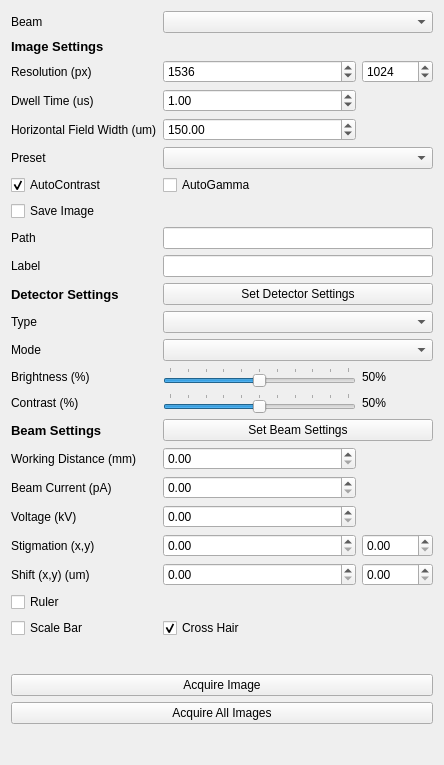
<?xml version="1.0" encoding="UTF-8"?>
<ui version="4.0">
 <class>Form</class>
 <widget class="QWidget" name="Form">
  <property name="geometry">
   <rect>
    <x>0</x>
    <y>0</y>
    <width>444</width>
    <height>765</height>
   </rect>
  </property>
  <property name="windowTitle">
   <string>Form</string>
  </property>
  <layout class="QGridLayout" name="gridLayout">
   <item row="27" column="0" colspan="3">
    <widget class="QPushButton" name="pushButton_take_all_images">
     <property name="text">
      <string>Acquire All Images</string>
     </property>
    </widget>
   </item>
   <item row="15" column="1">
    <widget class="QSlider" name="detector_brightness_slider">
     <property name="maximum">
      <number>100</number>
     </property>
     <property name="sliderPosition">
      <number>50</number>
     </property>
     <property name="orientation">
      <enum>Qt::Horizontal</enum>
     </property>
     <property name="invertedAppearance">
      <bool>false</bool>
     </property>
     <property name="tickPosition">
      <enum>QSlider::TicksAbove</enum>
     </property>
     <property name="tickInterval">
      <number>10</number>
     </property>
    </widget>
   </item>
   <item row="16" column="0">
    <widget class="QLabel" name="label_5">
     <property name="text">
      <string>Contrast (%)</string>
     </property>
    </widget>
   </item>
   <item row="19" column="1">
    <widget class="QDoubleSpinBox" name="beam_current">
     <property name="maximum">
      <double>1000.000000000000000</double>
     </property>
    </widget>
   </item>
   <item row="18" column="0">
    <widget class="QLabel" name="label_7">
     <property name="text">
      <string>Working Distance (mm)</string>
     </property>
    </widget>
   </item>
   <item row="17" column="1" colspan="2">
    <widget class="QPushButton" name="button_set_beam_settings">
     <property name="text">
      <string>Set Beam Settings</string>
     </property>
    </widget>
   </item>
   <item row="11" column="0">
    <widget class="QLabel" name="label_image_label">
     <property name="text">
      <string>Label</string>
     </property>
    </widget>
   </item>
   <item row="15" column="2">
    <widget class="QLabel" name="detector_brightness_label">
     <property name="text">
      <string>50%</string>
     </property>
    </widget>
   </item>
   <item row="23" column="1" colspan="2">
    <widget class="QLabel" name="ion_ruler_label">
     <property name="text">
      <string/>
     </property>
    </widget>
   </item>
   <item row="15" column="0">
    <widget class="QLabel" name="label_4">
     <property name="text">
      <string>Brightness (%)</string>
     </property>
    </widget>
   </item>
   <item row="10" column="0">
    <widget class="QLabel" name="label_image_save_path">
     <property name="text">
      <string>Path</string>
     </property>
    </widget>
   </item>
   <item row="4" column="0">
    <widget class="QLabel" name="label_image_resolution">
     <property name="text">
      <string>Resolution (px)</string>
     </property>
    </widget>
   </item>
   <item row="26" column="0" colspan="3">
    <widget class="QPushButton" name="pushButton_take_image">
     <property name="text">
      <string>Acquire Image</string>
     </property>
    </widget>
   </item>
   <item row="7" column="0">
    <widget class="QLabel" name="label_presets">
     <property name="text">
      <string>Preset</string>
     </property>
    </widget>
   </item>
   <item row="20" column="1">
    <widget class="QDoubleSpinBox" name="beam_voltage">
     <property name="maximum">
      <double>100000.000000000000000</double>
     </property>
    </widget>
   </item>
   <item row="22" column="0">
    <widget class="QLabel" name="label_12">
     <property name="text">
      <string>Shift (x,y) (um)</string>
     </property>
    </widget>
   </item>
   <item row="4" column="1">
    <widget class="QSpinBox" name="spinBox_resolution_x">
     <property name="minimum">
      <number>1</number>
     </property>
     <property name="maximum">
      <number>999999999</number>
     </property>
     <property name="value">
      <number>1536</number>
     </property>
    </widget>
   </item>
   <item row="28" column="0" colspan="3">
    <spacer name="verticalSpacer">
     <property name="orientation">
      <enum>Qt::Vertical</enum>
     </property>
     <property name="sizeHint" stdset="0">
      <size>
       <width>20</width>
       <height>40</height>
      </size>
     </property>
    </spacer>
   </item>
   <item row="21" column="2">
    <widget class="QDoubleSpinBox" name="stigmation_y">
     <property name="maximum">
      <double>1000.000000000000000</double>
     </property>
    </widget>
   </item>
   <item row="22" column="1">
    <widget class="QDoubleSpinBox" name="shift_x">
     <property name="maximum">
      <double>1000.000000000000000</double>
     </property>
    </widget>
   </item>
   <item row="2" column="0">
    <widget class="QLabel" name="label_title">
     <property name="font">
      <font>
       <pointsize>10</pointsize>
       <weight>75</weight>
       <bold>true</bold>
      </font>
     </property>
     <property name="text">
      <string>Image Settings</string>
     </property>
    </widget>
   </item>
   <item row="23" column="0">
    <widget class="QCheckBox" name="ion_ruler_checkBox">
     <property name="text">
      <string>Ruler </string>
     </property>
    </widget>
   </item>
   <item row="24" column="1">
    <widget class="QCheckBox" name="crosshair_checkbox">
     <property name="text">
      <string>Cross Hair</string>
     </property>
     <property name="checked">
      <bool>true</bool>
     </property>
    </widget>
   </item>
   <item row="25" column="0" colspan="3">
    <spacer name="verticalSpacer_2">
     <property name="orientation">
      <enum>Qt::Vertical</enum>
     </property>
     <property name="sizeHint" stdset="0">
      <size>
       <width>20</width>
       <height>40</height>
      </size>
     </property>
    </spacer>
   </item>
   <item row="4" column="2">
    <widget class="QSpinBox" name="spinBox_resolution_y">
     <property name="minimum">
      <number>1</number>
     </property>
     <property name="maximum">
      <number>999999999</number>
     </property>
     <property name="value">
      <number>1024</number>
     </property>
    </widget>
   </item>
   <item row="12" column="1" colspan="2">
    <widget class="QPushButton" name="set_detector_button">
     <property name="text">
      <string>Set Detector Settings</string>
     </property>
    </widget>
   </item>
   <item row="8" column="0">
    <widget class="QCheckBox" name="checkBox_image_use_autocontrast">
     <property name="text">
      <string>AutoContrast</string>
     </property>
     <property name="checked">
      <bool>true</bool>
     </property>
    </widget>
   </item>
   <item row="21" column="0">
    <widget class="QLabel" name="label_11">
     <property name="text">
      <string>Stigmation (x,y)</string>
     </property>
    </widget>
   </item>
   <item row="7" column="1" colspan="2">
    <widget class="QComboBox" name="comboBox_presets"/>
   </item>
   <item row="10" column="1" colspan="2">
    <widget class="QLineEdit" name="lineEdit_image_path"/>
   </item>
   <item row="22" column="2">
    <widget class="QDoubleSpinBox" name="shift_y">
     <property name="maximum">
      <double>1000.000000000000000</double>
     </property>
    </widget>
   </item>
   <item row="16" column="2">
    <widget class="QLabel" name="detector_contrast_label">
     <property name="text">
      <string>50%</string>
     </property>
    </widget>
   </item>
   <item row="5" column="1">
    <widget class="QDoubleSpinBox" name="doubleSpinBox_image_dwell_time">
     <property name="maximum">
      <double>10000000000000.000000000000000</double>
     </property>
     <property name="singleStep">
      <double>0.010000000000000</double>
     </property>
     <property name="value">
      <double>1.000000000000000</double>
     </property>
    </widget>
   </item>
   <item row="1" column="0">
    <widget class="QLabel" name="label_8">
     <property name="text">
      <string>Beam</string>
     </property>
    </widget>
   </item>
   <item row="19" column="0">
    <widget class="QLabel" name="label_9">
     <property name="text">
      <string>Beam Current (pA)</string>
     </property>
    </widget>
   </item>
   <item row="13" column="1" colspan="2">
    <widget class="QComboBox" name="detector_type_combobox"/>
   </item>
   <item row="5" column="0">
    <widget class="QLabel" name="label_image_dwell_time">
     <property name="text">
      <string>Dwell Time (us)</string>
     </property>
    </widget>
   </item>
   <item row="14" column="0">
    <widget class="QLabel" name="label_3">
     <property name="text">
      <string>Mode</string>
     </property>
    </widget>
   </item>
   <item row="9" column="0">
    <widget class="QCheckBox" name="checkBox_image_save_image">
     <property name="text">
      <string>Save Image</string>
     </property>
    </widget>
   </item>
   <item row="16" column="1">
    <widget class="QSlider" name="detector_contrast_slider">
     <property name="maximum">
      <number>100</number>
     </property>
     <property name="sliderPosition">
      <number>50</number>
     </property>
     <property name="orientation">
      <enum>Qt::Horizontal</enum>
     </property>
     <property name="tickPosition">
      <enum>QSlider::TicksAbove</enum>
     </property>
     <property name="tickInterval">
      <number>10</number>
     </property>
    </widget>
   </item>
   <item row="13" column="0">
    <widget class="QLabel" name="label_2">
     <property name="text">
      <string>Type</string>
     </property>
    </widget>
   </item>
   <item row="18" column="1">
    <widget class="QDoubleSpinBox" name="working_distance">
     <property name="maximum">
      <double>1000.000000000000000</double>
     </property>
    </widget>
   </item>
   <item row="12" column="0">
    <widget class="QLabel" name="label">
     <property name="font">
      <font>
       <pointsize>10</pointsize>
       <weight>75</weight>
       <bold>true</bold>
      </font>
     </property>
     <property name="text">
      <string>Detector Settings</string>
     </property>
    </widget>
   </item>
   <item row="6" column="1">
    <widget class="QDoubleSpinBox" name="doubleSpinBox_image_hfw">
     <property name="maximum">
      <double>100000000.000000000000000</double>
     </property>
     <property name="singleStep">
      <double>0.100000000000000</double>
     </property>
     <property name="value">
      <double>150.000000000000000</double>
     </property>
    </widget>
   </item>
   <item row="1" column="1" colspan="2">
    <widget class="QComboBox" name="selected_beam"/>
   </item>
   <item row="17" column="0">
    <widget class="QLabel" name="label_6">
     <property name="font">
      <font>
       <pointsize>10</pointsize>
       <weight>75</weight>
       <bold>true</bold>
      </font>
     </property>
     <property name="text">
      <string>Beam Settings</string>
     </property>
    </widget>
   </item>
   <item row="11" column="1" colspan="2">
    <widget class="QLineEdit" name="lineEdit_image_label"/>
   </item>
   <item row="14" column="1" colspan="2">
    <widget class="QComboBox" name="detector_mode_combobox"/>
   </item>
   <item row="21" column="1">
    <widget class="QDoubleSpinBox" name="stigmation_x">
     <property name="maximum">
      <double>1000.000000000000000</double>
     </property>
    </widget>
   </item>
   <item row="6" column="0">
    <widget class="QLabel" name="label_image_hfw">
     <property name="text">
      <string>Horizontal Field Width (um)</string>
     </property>
    </widget>
   </item>
   <item row="20" column="0">
    <widget class="QLabel" name="label_10">
     <property name="text">
      <string>Voltage (kV)</string>
     </property>
    </widget>
   </item>
   <item row="24" column="0">
    <widget class="QCheckBox" name="scalebar_checkbox">
     <property name="text">
      <string>Scale Bar</string>
     </property>
    </widget>
   </item>
   <item row="8" column="1" colspan="2">
    <widget class="QCheckBox" name="checkBox_image_use_autogamma">
     <property name="text">
      <string>AutoGamma</string>
     </property>
    </widget>
   </item>
  </layout>
 </widget>
 <tabstops>
  <tabstop>selected_beam</tabstop>
  <tabstop>spinBox_resolution_x</tabstop>
  <tabstop>spinBox_resolution_y</tabstop>
  <tabstop>doubleSpinBox_image_dwell_time</tabstop>
  <tabstop>doubleSpinBox_image_hfw</tabstop>
  <tabstop>comboBox_presets</tabstop>
  <tabstop>checkBox_image_use_autocontrast</tabstop>
  <tabstop>checkBox_image_use_autogamma</tabstop>
  <tabstop>checkBox_image_save_image</tabstop>
  <tabstop>lineEdit_image_path</tabstop>
  <tabstop>lineEdit_image_label</tabstop>
  <tabstop>set_detector_button</tabstop>
  <tabstop>detector_type_combobox</tabstop>
  <tabstop>detector_mode_combobox</tabstop>
  <tabstop>detector_brightness_slider</tabstop>
  <tabstop>detector_contrast_slider</tabstop>
  <tabstop>button_set_beam_settings</tabstop>
  <tabstop>working_distance</tabstop>
  <tabstop>beam_current</tabstop>
  <tabstop>beam_voltage</tabstop>
  <tabstop>stigmation_x</tabstop>
  <tabstop>stigmation_y</tabstop>
  <tabstop>shift_x</tabstop>
  <tabstop>shift_y</tabstop>
  <tabstop>ion_ruler_checkBox</tabstop>
  <tabstop>scalebar_checkbox</tabstop>
  <tabstop>crosshair_checkbox</tabstop>
  <tabstop>pushButton_take_image</tabstop>
  <tabstop>pushButton_take_all_images</tabstop>
 </tabstops>
 <resources/>
 <connections/>
</ui>
